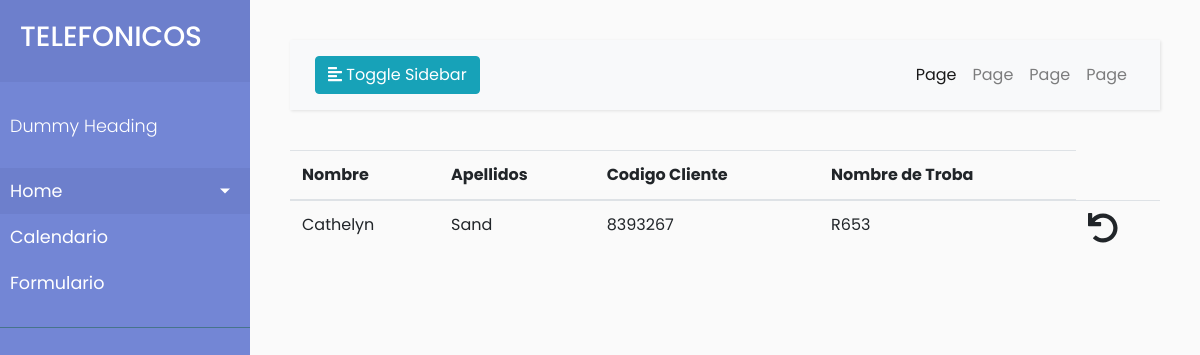
/here/usuarios/8, run on the app's committed database.
### t_test/models.py (models this page shows, shortened)
class Usuario(models.Model):
    usuarioId=models.AutoField(primary_key=True)
    nombre=models.CharField(max_length=40)
    apellido=models.CharField(max_length=80)
    codigoCliente=models.IntegerField()
    troba=models.ForeignKey(Troba,on_delete=models.CASCADE)

class Troba(models.Model):
    trobaId=models.AutoField(primary_key=True)
    trobaNombre=models.CharField(max_length=20)
    nodo=models.ForeignKey(Nodo,on_delete=models.CASCADE)

### t_test/views.py (the view)
# urls.py: path('usuarios/<int:id>',views.usuarios,name='usuarios'),
def usuarios(request,id):
    listausuarios=Usuario.objects.filter(troba__trobaId=id)
    my_dict={'usuarioslist':listausuarios}
    return  render(request,'usuarios.html',context=my_dict)

### templates/usuarios.html
<!DOCTYPE html>
{% extends "base2.html" %}
{% block content %}
<div >
  {%if usuarioslist%}
    <table class="table table-hover table-stripped">
      <thead>
        <th>Nombre</th>
        <th>Apellidos </th>
        <th>Codigo Cliente</th>
        <th> Nombre de Troba</th>
      </thead>
    {%for u in usuarioslist%}
    <tr>
      <td>{{u.nombre}}</td>
      <td>{{u.apellido}}</td>
      <td>{{u.codigoCliente}}</td>
      <td>{{u.troba.trobaNombre}}</td>
      <td >
        <a  href="{% url 'index' %}"><i class='fas fa-undo' style='font-size:30px'></i></a>
      </td>
    </tr>
    {% endfor %}
  </table>
  {% else %}
  <p>no hay informacion que mostrar </p>
  {%endif%}
</div>
{% endblock %}

### static/style2.css (style rules this page uses)
body { font-family: 'Poppins', sans-serif; background: #fafafa; }
a, a:hover, a:focus { color: inherit; text-decoration: none; transition: all 0.3s; }

### data on the page
Usuario: nombre "Cathelyn", apellido "Sand", codigoCliente "8393267", troba.trobaNombre "R653"
